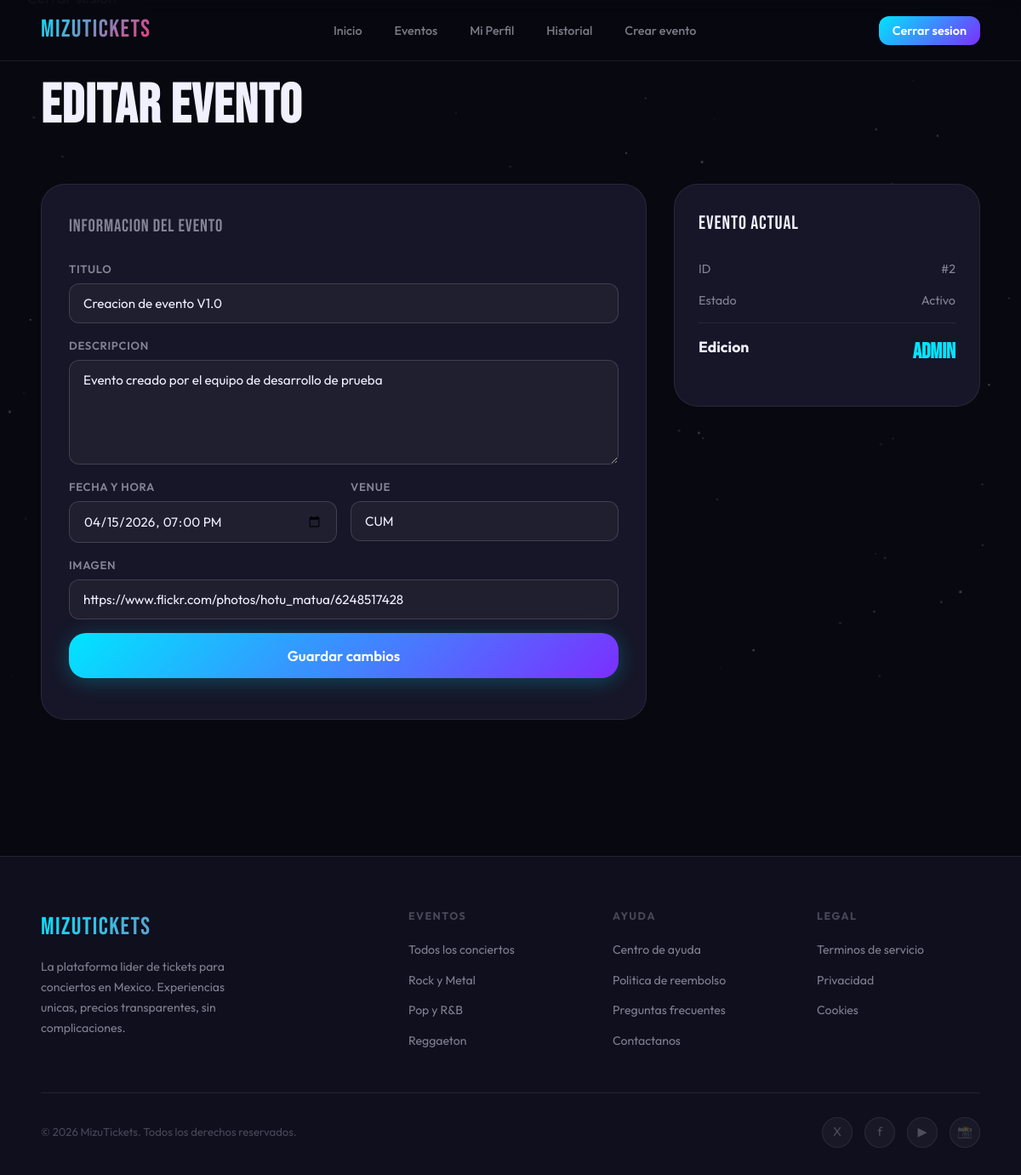
The app's page /admin/edit-event/2 (signed in) with its own data.
### app/models/event.py (models this page shows, shortened)
class Event(db.Model):
    __tablename__ = "events"
    id = db.Column(db.Integer, primary_key=True)
    title = db.Column(db.String(200), nullable=False, index=True)
    description = db.Column(db.Text, nullable=True)
    date = db.Column(db.DateTime, nullable=False, index=True)
    venue = db.Column(db.String(200), nullable=False)
    image_url = db.Column(db.String(500), nullable=True)
    is_active = db.Column(db.Boolean, nullable=False, default=True, index=True)
    created_at = db.Column(db.DateTime, nullable=False, default=datetime.utcnow)
    updated_at = db.Column(
        db.DateTime,
        nullable=False,
        default=datetime.utcnow,
        onupdate=datetime.utcnow,
    )
    ticket_types = db.relationship(
        "TicketType",
        back_populates="event",
        cascade="all, delete-orphan",
        lazy="selectin",
    )

### app/admin/routes.py (the view, shortened to what this page needs)
@bp.route("/edit-event/<int:event_id>", methods=["GET", "POST"])
@login_required
def edit_event(event_id):
    _require_admin()
    try:
        event = Event.query.filter_by(id=event_id, is_active=True).first_or_404()
    except SQLAlchemyError:
        flash("No se pudo cargar el evento para editar.", "error")
        return redirect(url_for("main.catalog"))
    form = EventEditForm(obj=event)
    return render_template("admin/event_edit.html", form=form, event=event)

### app/admin/forms.py
class EventEditForm(FlaskForm):
    title = StringField("Titulo", validators=[DataRequired(), Length(max=200)])
    description = TextAreaField("Descripcion", validators=[DataRequired(), Length(max=2000)])
    date = DateTimeLocalField(
        "Fecha y hora",
        format="%Y-%m-%dT%H:%M",
        validators=[DataRequired()],
    )
    venue = StringField("Venue", validators=[DataRequired(), Length(max=200)])
    image_url = StringField("Imagen", validators=[DataRequired(), Length(max=500)])
    submit = SubmitField("Guardar cambios")

### app/__init__.py (called while the page is built)
def create_app(config_class=Config):
    app = Flask(__name__, instance_relative_config=True)
    app.config.from_object(config_class)
    os.makedirs(app.instance_path, exist_ok=True)
    db.init_app(app)
    migrate.init_app(app, db)
    login_manager.init_app(app)
    from .auth import bp as auth_bp
    from .admin import bp as admin_bp
    from .main import bp as main_bp
    from .orders import bp as orders_bp
    app.register_blueprint(main_bp)
    app.register_blueprint(auth_bp)
    app.register_blueprint(admin_bp)
    app.register_blueprint(orders_bp)
    from . import models  # noqa: F401
    from .models.user import User
    @login_manager.user_loader
    def load_user(user_id):
        return db.session.get(User, int(user_id))
    @app.shell_context_processor
    def shell_context():
        return {"db": db, "models": models}
    return app

### app/admin/routes.py (called while the page is built)
def _require_admin():
    if current_user.role != "admin":
        abort(403)

### app/templates/admin/event_edit.html (shortened to what this page needs)
{% extends "base.html" %}
{% block content %}
<div class="page checkout-page">
  <div class="container">
    <h1 class="checkout-title">EDITAR EVENTO</h1>
    <div class="checkout-layout" style="grid-template-columns:1fr 360px">
      <div>
        <div class="form-card">
          <div class="form-section-title">Informacion del evento</div>
          <form method="post" novalidate>
            <div class="form-row">
              <div class="form-group">
                <label class="form-label" for="title">{{ form.title.label.text }}</label>
                {{ form.title(class_='form-input' + (' error' if form.title.errors else ''), id='title', placeholder='Titulo del evento') }}
              </div>
            </div>
            <div class="form-row">
              <div class="form-group">
                <label class="form-label" for="description">{{ form.description.label.text }}</label>
                {{ form.description(class_='form-input' + (' error' if form.description.errors else ''), id='description', rows='5', placeholder='Descripcion del evento') }}
              </div>
            </div>
            <div class="form-row cols2">
              <div class="form-group">
                <label class="form-label" for="date">{{ form.date.label.text }}</label>
                {{ form.date(class_='form-input' + (' error' if form.date.errors else ''), id='date', type='datetime-local') }}
              </div>
              <div class="form-group">
                <label class="form-label" for="venue">{{ form.venue.label.text }}</label>
                {{ form.venue(class_='form-input' + (' error' if form.venue.errors else ''), id='venue', placeholder='Venue') }}
              </div>
            </div>
            <div class="form-row">
              <div class="form-group">
                <label class="form-label" for="image_url">{{ form.image_url.label.text }}</label>
                {{ form.image_url(class_='form-input' + (' error' if form.image_url.errors else ''), id='image_url', placeholder='https://...') }}
              </div>
            </div>
            <div class="form-row">
              {{ form.submit(class_='btn btn-primary btn-lg') }}
            </div>
          </form>
        </div>
      </div>
      <div>
        <div class="order-summary">
          <div class="order-summary-title">Evento actual</div>
          <div class="summary-line"><span>ID</span><span>#{{ event.id }}</span></div>
          <div class="summary-line"><span>Estado</span><span>{{ 'Activo' if event.is_active else 'Oculto' }}</span></div>
          <div class="summary-line total"><span>Edicion</span><span class="val">Admin</span></div>
        </div>
      </div>
    </div>
  </div>
</div>
{% endblock %}

### app/static/css/styles.css (style rules this page uses)
:root { --bg: #080810; --bg2: #0f0f1e; --bg3: #161628; --surface: rgba(255,255,255,0.04); --surface2: rgba(255,255,255,0.08); --border: rgba(255,255,255,0.08); --border2: rgba(255,255,255,0.14); --cyan: #00e5ff; --cyan-dim: rgba(0,229,255,0.15); --cyan-glow: 0 0 20px rgba(0,229,255,0.5), 0 0 60px rgba(0,229,255,0.2); --pink: #ff2d78; --pink-dim: rgba(255,45,120,0.15); --pink-glow: 0 0 20px rgba(255,45,120,0.5), 0 0 60px rgba(255,45,120,0.2); --gold: #ffc844; --gold-dim: rgba(255,200,68,0.15); --purple: #7b2fff; --text: #f0f0ff; --text-muted: rgba(240,240,255,0.5); --text-dim: rgba(240,240,255,0.25); --font-display: 'Bebas Neue', sans-serif; --font-body: 'Outfit', sans-serif; --radius: 12px; --radius-lg: 20px; --radius-xl: 28px; --nav-h: 72px; --trans: 0.3s cubic-bezier(0.4,0,0.2,1); }
*, *::before, *::after { box-sizing: border-box; margin: 0; padding: 0; }
html { scroll-behavior: smooth; }
body { background: var(--bg); color: var(--text); font-family: var(--font-body); font-size: 16px; line-height: 1.6; min-height: 100vh; overflow-x: hidden; }
input, textarea, select, button { font-family: var(--font-body); }
.page { min-height: 100vh; padding-top: var(--nav-h); animation: page-in 0.4s ease-out; }
.container { max-width: 1280px; margin: 0 auto; padding: 0 clamp(16px, 4vw, 48px); }
.btn { display: inline-flex; align-items: center; justify-content: center; gap: 8px; padding: 12px 24px; border-radius: var(--radius); font-weight: 600; font-size: 0.95rem; border: none; cursor: pointer; transition: all var(--trans); white-space: nowrap; }
.btn-primary { background: linear-gradient(135deg, var(--cyan) 0%, var(--purple) 100%); color: #fff; box-shadow: 0 4px 24px rgba(0,229,255,0.25); }
.btn-lg { padding: 16px 36px; font-size: 1.05rem; border-radius: var(--radius-lg); }
.order-summary { background: var(--bg3); border: 1px solid var(--border); border-radius: var(--radius-xl); padding: 28px; position: sticky; top: calc(var(--nav-h) + 24px); }
.order-summary-title { font-family: var(--font-display); font-size: 1.4rem; letter-spacing: 0.04em; margin-bottom: 24px; }
.summary-line { display: flex; justify-content: space-between; font-size: 0.9rem; margin-bottom: 14px; color: var(--text-muted); }
.summary-line.total { color: var(--text); font-weight: 700; font-size: 1.1rem; padding-top: 14px; border-top: 1px solid var(--border); margin-top: 8px; }
.summary-line.total .val { font-family: var(--font-display); font-size: 1.6rem; color: var(--cyan); }
.checkout-page { padding: 48px 0 80px; }
.checkout-title { font-family: var(--font-display); font-size: clamp(2.5rem, 6vw, 4rem); letter-spacing: 0.02em; margin-bottom: 40px; }
.checkout-layout { display: grid; grid-template-columns: 1fr 360px; gap: 32px; align-items: start; }
.form-card { background: var(--bg3); border: 1px solid var(--border); border-radius: var(--radius-xl); padding: 32px; }
.form-section-title { font-family: var(--font-display); font-size: 1.3rem; letter-spacing: 0.04em; margin-bottom: 24px; color: var(--text-muted); }
.form-row { display: grid; gap: 16px; margin-bottom: 16px; }
.form-row.cols2 { grid-template-columns: 1fr 1fr; }
.form-group { display: flex; flex-direction: column; gap: 6px; }
.form-label { font-size: 0.82rem; font-weight: 600; letter-spacing: 0.05em; text-transform: uppercase; color: var(--text-muted); }
.form-input { padding: 13px 16px; background: var(--surface); border: 1px solid var(--border2); border-radius: var(--radius); color: var(--text); font-size: 0.95rem; outline: none; transition: border-color var(--trans), box-shadow var(--trans); }
.form-input::placeholder { color: var(--text-dim); }

### records on screen
Event: title "Creacion de evento V1.0", description "Evento creado por el equipo de desarrollo de prueba", date "04/15/2026 19:00", venue "CUM", image_url "https://www.flickr.com/photos/hotu_matua/6248517428", id "2", is_active "Activo"
